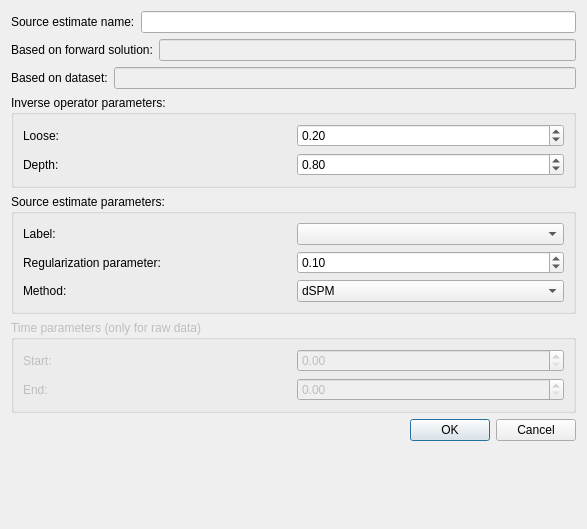
<?xml version="1.0" encoding="UTF-8"?>
<ui version="4.0">
 <class>linearSourceEstimateDialog</class>
 <widget class="QDialog" name="linearSourceEstimateDialog">
  <property name="geometry">
   <rect>
    <x>0</x>
    <y>0</y>
    <width>587</width>
    <height>529</height>
   </rect>
  </property>
  <property name="windowTitle">
   <string>Create new linear source estimate</string>
  </property>
  <property name="modal">
   <bool>true</bool>
  </property>
  <layout class="QFormLayout" name="formLayout_3">
   <property name="fieldGrowthPolicy">
    <enum>QFormLayout::AllNonFixedFieldsGrow</enum>
   </property>
   <item row="0" column="0" colspan="2">
    <layout class="QVBoxLayout" name="verticalLayout">
     <item>
      <layout class="QHBoxLayout" name="horizontalLayout_6">
       <item>
        <widget class="QLabel" name="labelSourceEstimateName">
         <property name="text">
          <string>Source estimate name:</string>
         </property>
        </widget>
       </item>
       <item>
        <widget class="QLineEdit" name="lineEditSourceEstimateName"/>
       </item>
      </layout>
     </item>
     <item>
      <layout class="QHBoxLayout" name="horizontalLayout">
       <item>
        <widget class="QLabel" name="labelBasedOn">
         <property name="text">
          <string>Based on forward solution:</string>
         </property>
        </widget>
       </item>
       <item>
        <widget class="QLineEdit" name="lineEditBasedOn">
         <property name="enabled">
          <bool>false</bool>
         </property>
        </widget>
       </item>
      </layout>
     </item>
     <item>
      <layout class="QHBoxLayout" name="horizontalLayout_8">
       <item>
        <widget class="QLabel" name="labelData">
         <property name="text">
          <string>Based on dataset:</string>
         </property>
        </widget>
       </item>
       <item>
        <widget class="QLineEdit" name="lineEditData">
         <property name="enabled">
          <bool>false</bool>
         </property>
        </widget>
       </item>
      </layout>
     </item>
    </layout>
   </item>
   <item row="3" column="0" colspan="2">
    <widget class="QGroupBox" name="inverseOperatorParameters">
     <property name="title">
      <string>Inverse operator parameters:</string>
     </property>
     <layout class="QGridLayout" name="gridLayout_3">
      <item row="0" column="0">
       <layout class="QVBoxLayout" name="verticalLayout_2">
        <item>
         <layout class="QHBoxLayout" name="horizontalLayout_2">
          <item>
           <widget class="QLabel" name="labelLoose">
            <property name="text">
             <string>Loose:</string>
            </property>
            <property name="buddy">
             <cstring></cstring>
            </property>
           </widget>
          </item>
          <item>
           <widget class="QDoubleSpinBox" name="doubleSpinBoxLoose">
            <property name="maximum">
             <double>1.000000000000000</double>
            </property>
            <property name="singleStep">
             <double>0.050000000000000</double>
            </property>
            <property name="value">
             <double>0.200000000000000</double>
            </property>
           </widget>
          </item>
         </layout>
        </item>
        <item>
         <layout class="QHBoxLayout" name="horizontalLayout_3">
          <item>
           <widget class="QLabel" name="labelDepth">
            <property name="text">
             <string>Depth:</string>
            </property>
           </widget>
          </item>
          <item>
           <widget class="QDoubleSpinBox" name="doubleSpinBoxDepth">
            <property name="maximum">
             <double>1.000000000000000</double>
            </property>
            <property name="singleStep">
             <double>0.050000000000000</double>
            </property>
            <property name="value">
             <double>0.800000000000000</double>
            </property>
           </widget>
          </item>
         </layout>
        </item>
       </layout>
      </item>
     </layout>
    </widget>
   </item>
   <item row="7" column="1">
    <widget class="QDialogButtonBox" name="buttonBox">
     <property name="orientation">
      <enum>Qt::Horizontal</enum>
     </property>
     <property name="standardButtons">
      <set>QDialogButtonBox::Cancel|QDialogButtonBox::Ok</set>
     </property>
    </widget>
   </item>
   <item row="5" column="0" colspan="2">
    <widget class="QGroupBox" name="groupBoxStcParameters">
     <property name="minimumSize">
      <size>
       <width>0</width>
       <height>0</height>
      </size>
     </property>
     <property name="title">
      <string>Source estimate parameters:</string>
     </property>
     <layout class="QGridLayout" name="gridLayout">
      <item row="0" column="0">
       <layout class="QVBoxLayout" name="verticalLayout_3">
        <item>
         <layout class="QHBoxLayout" name="horizontalLayout_7">
          <item>
           <widget class="QLabel" name="labelLabel">
            <property name="text">
             <string>Label:</string>
            </property>
           </widget>
          </item>
          <item>
           <widget class="QComboBox" name="comboBoxLabel"/>
          </item>
         </layout>
        </item>
        <item>
         <layout class="QHBoxLayout" name="horizontalLayout_4">
          <item>
           <widget class="QLabel" name="labelLambda">
            <property name="text">
             <string>Regularization parameter:</string>
            </property>
           </widget>
          </item>
          <item>
           <widget class="QDoubleSpinBox" name="doubleSpinBoxLambda">
            <property name="singleStep">
             <double>0.100000000000000</double>
            </property>
            <property name="value">
             <double>0.100000000000000</double>
            </property>
           </widget>
          </item>
         </layout>
        </item>
        <item>
         <layout class="QHBoxLayout" name="horizontalLayout_5">
          <item>
           <widget class="QLabel" name="labelMethod">
            <property name="text">
             <string>Method:</string>
            </property>
           </widget>
          </item>
          <item>
           <widget class="QComboBox" name="comboBoxMethod">
            <item>
             <property name="text">
              <string>dSPM</string>
             </property>
            </item>
            <item>
             <property name="text">
              <string>MNE</string>
             </property>
            </item>
            <item>
             <property name="text">
              <string>sLORETA</string>
             </property>
            </item>
           </widget>
          </item>
         </layout>
        </item>
       </layout>
      </item>
     </layout>
    </widget>
   </item>
   <item row="6" column="0" colspan="2">
    <widget class="QGroupBox" name="groupBoxTimeParameters">
     <property name="enabled">
      <bool>false</bool>
     </property>
     <property name="title">
      <string>Time parameters (only for raw data)</string>
     </property>
     <layout class="QGridLayout" name="gridLayout_2">
      <item row="0" column="0">
       <layout class="QVBoxLayout" name="verticalLayout_4">
        <item>
         <layout class="QHBoxLayout" name="horizontalLayout_11">
          <item>
           <widget class="QLabel" name="labelStart">
            <property name="text">
             <string>Start:</string>
            </property>
           </widget>
          </item>
          <item>
           <widget class="QDoubleSpinBox" name="doubleSpinBoxStart">
            <property name="enabled">
             <bool>false</bool>
            </property>
            <property name="maximum">
             <double>9999.000000000000000</double>
            </property>
           </widget>
          </item>
         </layout>
        </item>
        <item>
         <layout class="QHBoxLayout" name="horizontalLayout_10">
          <item>
           <widget class="QLabel" name="labelEnd">
            <property name="text">
             <string>End:</string>
            </property>
           </widget>
          </item>
          <item>
           <widget class="QDoubleSpinBox" name="doubleSpinBoxEnd">
            <property name="enabled">
             <bool>false</bool>
            </property>
            <property name="maximum">
             <double>9999.000000000000000</double>
            </property>
           </widget>
          </item>
         </layout>
        </item>
       </layout>
      </item>
     </layout>
    </widget>
   </item>
  </layout>
 </widget>
 <resources/>
 <connections>
  <connection>
   <sender>buttonBox</sender>
   <signal>accepted()</signal>
   <receiver>linearSourceEstimateDialog</receiver>
   <slot>accept()</slot>
   <hints>
    <hint type="sourcelabel">
     <x>569</x>
     <y>552</y>
    </hint>
    <hint type="destinationlabel">
     <x>157</x>
     <y>274</y>
    </hint>
   </hints>
  </connection>
  <connection>
   <sender>buttonBox</sender>
   <signal>rejected()</signal>
   <receiver>linearSourceEstimateDialog</receiver>
   <slot>reject()</slot>
   <hints>
    <hint type="sourcelabel">
     <x>569</x>
     <y>552</y>
    </hint>
    <hint type="destinationlabel">
     <x>286</x>
     <y>274</y>
    </hint>
   </hints>
  </connection>
 </connections>
</ui>
